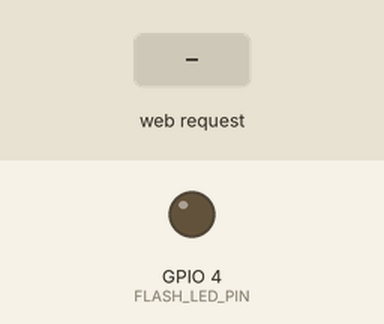
Bench run of a program on a simulated ESP32. On the bench: output pins drawn as LEDs (lit = HIGH). Inputs (shaded band) come from the test bench. WiFi joins after 1.5 s; servers stay silent unless stated; the camera gives no picture; not simulated (calls return 0 or success): secrets.example.h; what the program prints to the serial monitor is not drawn.

Above: at 3.0 s.
3.1 s: HTTP request GET /capture?led=1 received
At 3.25 s:
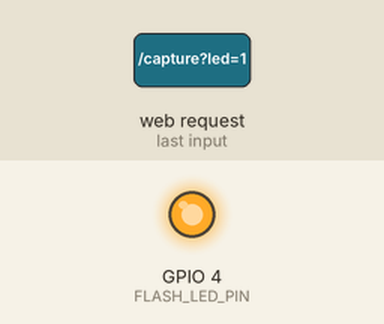
Timing chart, 0 to 6.1 s (numbered marks = the images above; inputs shaded):
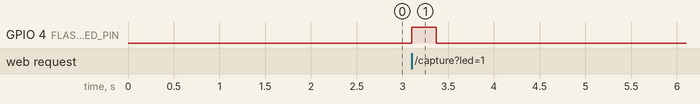

The program:

main.cpp
```cpp
#include <Arduino.h>
#include <WiFi.h>
#include <WebServer.h>
#include <ESPmDNS.h>
#include <WiFiManager.h>
#include "esp_camera.h"
#if __has_include("secrets.h")
#include "secrets.h"
#else
#include "secrets.example.h"
#endif

#define HOSTNAME "smartcut-cam"
#define FLASH_LED_PIN 4

// AI-Thinker
#define PWDN_GPIO_NUM 32
#define RESET_GPIO_NUM -1
#define XCLK_GPIO_NUM 0
#define SIOD_GPIO_NUM 26
#define SIOC_GPIO_NUM 27
#define Y9_GPIO_NUM 35
#define Y8_GPIO_NUM 34
#define Y7_GPIO_NUM 39
#define Y6_GPIO_NUM 36
#define Y5_GPIO_NUM 21
#define Y4_GPIO_NUM 19
#define Y3_GPIO_NUM 18
#define Y2_GPIO_NUM 5
#define VSYNC_GPIO_NUM 25
#define HREF_GPIO_NUM 23
#define PCLK_GPIO_NUM 22

WiFiManager wm;
bool portalMode = false;
WebServer server(80);
bool cameraOk = false;

bool initCamera() {
  camera_config_t c = {};
  c.ledc_channel = LEDC_CHANNEL_0;
  c.ledc_timer = LEDC_TIMER_0;
  c.pin_d0 = Y2_GPIO_NUM;
  c.pin_d1 = Y3_GPIO_NUM;
  c.pin_d2 = Y4_GPIO_NUM;
  c.pin_d3 = Y5_GPIO_NUM;
  c.pin_d4 = Y6_GPIO_NUM;
  c.pin_d5 = Y7_GPIO_NUM;
  c.pin_d6 = Y8_GPIO_NUM;
  c.pin_d7 = Y9_GPIO_NUM;
  c.pin_xclk = XCLK_GPIO_NUM;
  c.pin_pclk = PCLK_GPIO_NUM;
  c.pin_vsync = VSYNC_GPIO_NUM;
  c.pin_href = HREF_GPIO_NUM;
  c.pin_sccb_sda = SIOD_GPIO_NUM;
  c.pin_sccb_scl = SIOC_GPIO_NUM;
  c.pin_pwdn = PWDN_GPIO_NUM;
  c.pin_reset = RESET_GPIO_NUM;
  c.xclk_freq_hz = 20000000;
  c.pixel_format = PIXFORMAT_JPEG;
  c.frame_size = FRAMESIZE_VGA;
  c.jpeg_quality = 12;
  c.fb_count = 2;
  c.grab_mode = CAMERA_GRAB_LATEST;
  c.fb_location = CAMERA_FB_IN_PSRAM;
  if (esp_camera_init(&c) != ESP_OK) return false;
  sensor_t* s = esp_camera_sensor_get();
  if (s) {
    s->set_vflip(s, 0);
    s->set_hmirror(s, 0);
  }
  return true;
}

void handleCapture() {
  if (!cameraOk) {
    server.send(503, "text/plain", "camera not ready");
    return;
  }
  bool led = server.hasArg("led") && server.arg("led") == "1";
  if (led) {
    digitalWrite(FLASH_LED_PIN, HIGH);
    delay(150);
  }
  camera_fb_t* fb = esp_camera_fb_get();
  if (fb) esp_camera_fb_return(fb);
  fb = esp_camera_fb_get();
  if (led) digitalWrite(FLASH_LED_PIN, LOW);
  if (!fb) {
    server.send(500, "text/plain", "capture failed");
    return;
  }
  server.setContentLength(fb->len);
  server.send(200, "image/jpeg", "");
  server.client().write(fb->buf, fb->len);
  esp_camera_fb_return(fb);
}

void setup() {
  Serial.begin(115200);
  pinMode(FLASH_LED_PIN, OUTPUT);
  digitalWrite(FLASH_LED_PIN, LOW);
  cameraOk = initCamera();
  Serial.println(cameraOk ? "camera ok" : "camera FAILED");

  WiFi.mode(WIFI_STA);
  WiFi.setHostname(HOSTNAME);
  if (strlen(WIFI_SSID)) {
    WiFi.begin(WIFI_SSID, WIFI_PASS);
  } else {
    portalMode = true;
    wm.setConfigPortalBlocking(false);
    wm.setConnectTimeout(15);
    wm.autoConnect("SmartCut-Cam-Setup");
  }

  server.on("/capture", handleCapture);
  server.on("/", []() {
    server.send(200, "text/plain",
                String("SmartCut cam\ncamera: ") + (cameraOk ? "ok" : "fail") + "\nip: " + WiFi.localIP().toString() + "\n");
  });
  server.begin();
}

void loop() {
  if (portalMode) wm.process();
  static bool mdns = false;
  static uint32_t lastTry = 0, lastPrint = 0;
  if (WiFi.status() == WL_CONNECTED) {
    if (!mdns) {
      mdns = MDNS.begin(HOSTNAME);
      Serial.printf("wifi ok, ip %s, http://%s.local/capture\n", WiFi.localIP().toString().c_str(), HOSTNAME);
    }
  } else {
    mdns = false;
    if (!portalMode && strlen(WIFI_SSID) && millis() - lastTry > 15000) {
      lastTry = millis();
      WiFi.disconnect();
      WiFi.begin(WIFI_SSID, WIFI_PASS);
    }
    if (millis() - lastPrint > 5000) {
      lastPrint = millis();
      Serial.println(strlen(WIFI_SSID) ? "wifi connecting..." : "wifi: connect to SmartCut-Cam-Setup");
    }
  }
  server.handleClient();
}
```

secrets.example.h
```cpp
#pragma once
// Шаблон. Скопируйте в secrets.h (он в .gitignore) и заполните.
#define WIFI_SSID ""
#define WIFI_PASS ""
```

Measured:
- after the input at 3.1 s, GPIO 4 (FLASH_LED_PIN): LOW → HIGH at once, → LOW 0.27 s later
